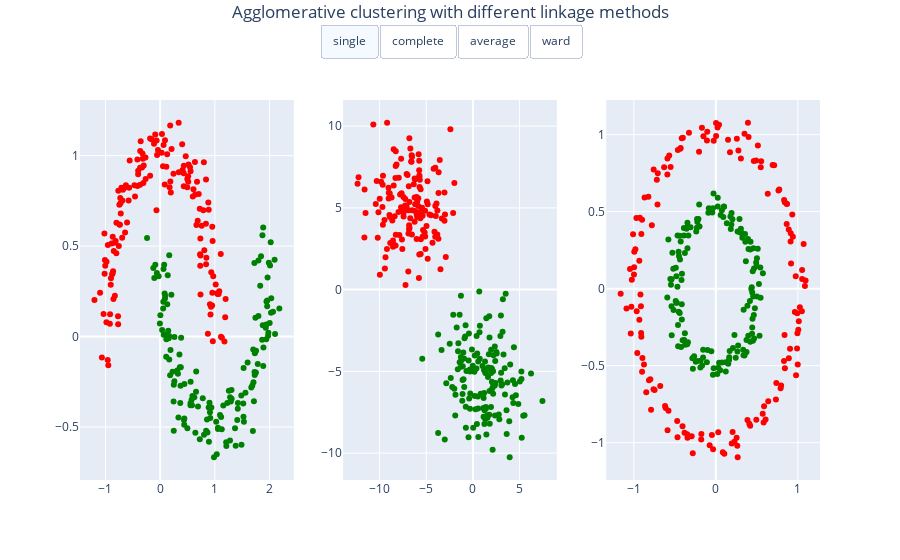

Source (notebook cell):
### Code cell
from sklearn.datasets import make_blobs, make_moons, make_circles

import matplotlib.pyplot as plt
import plotly.graph_objects as go
from plotly.subplots import make_subplots


X_moons, y_moons = make_moons(n_samples=300, noise=0.1, random_state=47)
X_blobs, y_blobs = make_blobs(n_samples=300, centers=2, cluster_std=2.0, random_state=107)
X_circs, y_circs = make_circles(n_samples=300, noise=0.05, random_state=47, factor=0.5)


fig = make_subplots(rows=1, cols=3)
linkage_methods = ['single', 'complete', 'average', 'ward']

def cluster2color(clusters):
    return ['red' if i == 0 else  'green' for i in clusters]

for linkage_method in linkage_methods:
    
    fig.add_trace(
        go.Scatter(
            x=X_moons[:, 0], 
            y=X_moons[:, 1], 
            mode='markers', 
            marker=dict(color=cluster2color(predict_clusters(X_moons, linkage=linkage_method))),
            visible=False
        ),
        row=1, col=1
    )
    
    fig.add_trace(
        go.Scatter(
            x=X_blobs[:, 0], 
            y=X_blobs[:, 1], 
            mode='markers', 
            marker=dict(color=cluster2color(predict_clusters(X_blobs, linkage=linkage_method))),
            visible=False
        ),
        row=1, col=2
    )
    
    fig.add_trace(
        go.Scatter(
            x=X_circs[:, 0], 
            y=X_circs[:, 1], 
            mode='markers', 
            marker=dict(color=cluster2color(predict_clusters(X_circs, linkage=linkage_method))),
            visible=False
        ),
        row=1, col=3
    )

for i in range(3):
    fig.data[i].visible = True

fig.update_layout(
    updatemenus=[
        dict(
            type="buttons",
            direction="right",
            showactive=True,
            x=0.5,
            xanchor="center",
            y=1.2,
            yanchor="top",
            buttons=list([
                dict(label=linkage_method,
                     method="update",
                     args=[{"visible": [False] * i * 3 + [True] * 3  + [False] * 3 * (4 - i)}])
                for i, linkage_method in enumerate(linkage_methods)
            ]),
        )
    ]
)

fig.update_layout(
    title={"text": "Agglomerative clustering with different linkage methods", "x": 0.5, "y": 0.99},
    showlegend=False,
)

fig.show()

### Figure 1 — Plotly figure (JSON) as saved in the notebook; plotly's stock layout.template omitted (floating-point values rounded to 4 significant figures; data arrays with more than 128 entries replaced by an {"elided": "..."} marker saying what was removed)
{"data": [{"marker": {"color": {"elided": "300 str values"}}, "mode": "markers", "type": "scatter", "visible": true, "x": {"elided": "300 float values"}, "xaxis": "x", "y": {"elided": "300 float values"}, "yaxis": "y"}, {"marker": {"color": {"elided": "300 str values"}}, "mode": "markers", "type": "scatter", "visible": true, "x": {"elided": "300 float values"}, "xaxis": "x2", "y": {"elided": "300 float values"}, "yaxis": "y2"}, {"marker": {"color": {"elided": "300 str values"}}, "mode": "markers", "type": "scatter", "visible": true, "x": {"elided": "300 float values"}, "xaxis": "x3", "y": {"elided": "300 float values"}, "yaxis": "y3"}, {"marker": {"color": {"elided": "300 str values"}}, "mode": "markers", "type": "scatter", "visible": false, "x": {"elided": "300 float values"}, "xaxis": "x", "y": {"elided": "300 float values"}, "yaxis": "y"}, {"marker": {"color": {"elided": "300 str values"}}, "mode": "markers", "type": "scatter", "visible": false, "x": {"elided": "300 float values"}, "xaxis": "x2", "y": {"elided": "300 float values"}, "yaxis": "y2"}, {"marker": {"color": {"elided": "300 str values"}}, "mode": "markers", "type": "scatter", "visible": false, "x": {"elided": "300 float values"}, "xaxis": "x3", "y": {"elided": "300 float values"}, "yaxis": "y3"}, {"marker": {"color": {"elided": "300 str values"}}, "mode": "markers", "type": "scatter", "visible": false, "x": {"elided": "300 float values"}, "xaxis": "x", "y": {"elided": "300 float values"}, "yaxis": "y"}, {"marker": {"color": {"elided": "300 str values"}}, "mode": "markers", "type": "scatter", "visible": false, "x": {"elided": "300 float values"}, "xaxis": "x2", "y": {"elided": "300 float values"}, "yaxis": "y2"}, {"marker": {"color": {"elided": "300 str values"}}, "mode": "markers", "type": "scatter", "visible": false, "x": {"elided": "300 float values"}, "xaxis": "x3", "y": {"elided": "300 float values"}, "yaxis": "y3"}, {"marker": {"color": {"elided": "300 str values"}}, "mode": "markers", "type": "scatter", "visible": false, "x": {"elided": "300 float values"}, "xaxis": "x", "y": {"elided": "300 float values"}, "yaxis": "y"}, {"marker": {"color": {"elided": "300 str values"}}, "mode": "markers", "type": "scatter", "visible": false, "x": {"elided": "300 float values"}, "xaxis": "x2", "y": {"elided": "300 float values"}, "yaxis": "y2"}, {"marker": {"color": {"elided": "300 str values"}}, "mode": "markers", "type": "scatter", "visible": false, "x": {"elided": "300 float values"}, "xaxis": "x3", "y": {"elided": "300 float values"}, "yaxis": "y3"}], "layout": {"autosize": true, "showlegend": false, "title": {"text": "Agglomerative clustering with different linkage methods", "x": 0.5, "y": 0.99}, "updatemenus": [{"active": 0, "buttons": [{"args": [{"visible": [true, true, true, false, false, false, false, false, false, false, false, false, false, false, false]}], "label": "single", "method": "update"}, {"args": [{"visible": [false, false, false, true, true, true, false, false, false, false, false, false, false, false, false]}], "label": "complete", "method": "update"}, {"args": [{"visible": [false, false, false, false, false, false, true, true, true, false, false, false, false, false, false]}], "label": "average", "method": "update"}, {"args": [{"visible": [false, false, false, false, false, false, false, false, false, true, true, true, false, false, false]}], "label": "ward", "method": "update"}], "direction": "right", "showactive": true, "type": "buttons", "x": 0.5, "xanchor": "center", "y": 1.2, "yanchor": "top"}], "xaxis": {"anchor": "y", "autorange": true, "domain": [0, 0.2889], "range": [-1.448, 2.425], "type": "linear"}, "xaxis2": {"anchor": "y2", "autorange": true, "domain": [0.3556, 0.6444], "range": [-13.8, 8.89], "type": "linear"}, "xaxis3": {"anchor": "y3", "autorange": true, "domain": [0.7111, 1], "range": [-1.325, 1.259], "type": "linear"}, "yaxis": {"anchor": "x", "autorange": true, "domain": [0, 1], "range": [-0.8198, 1.335], "type": "linear"}, "yaxis2": {"anchor": "x2", "autorange": true, "domain": [0, 1], "range": [-11.94, 11.9], "type": "linear"}, "yaxis3": {"anchor": "x3", "autorange": true, "domain": [0, 1], "range": [-1.274, 1.257], "type": "linear"}}}
